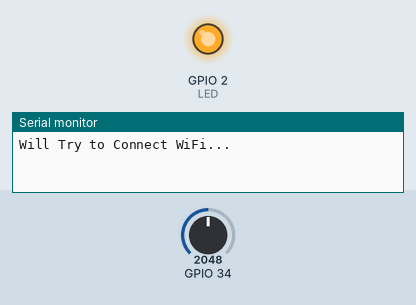
This sketch was run on a simulated ESP32. On the bench: output pins drawn as LEDs (lit = HIGH), the last lines printed to the serial monitor. The inputs (shaded band) are chosen by the test bench; at power-on: GPIO 34 = 2048 (analog values on the 0–4095 scale). WiFi joins after 1.5 s; servers stay silent unless stated; uploads are accepted with an empty reply.

Above: at 1.2 s.
At 114.4 s:
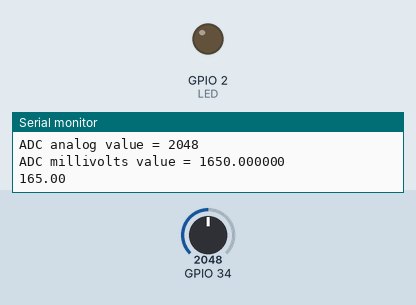
Timing chart, 0 to 115.9 s (numbered marks = the images above):
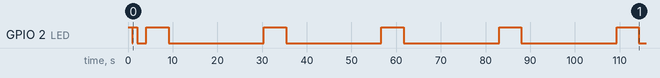

Measured:
- by itself, GPIO 2 (LED): goes LOW 0.10 s, HIGH 1.0 s, LOW 2.0 s, 4 × (HIGH 5.0 s, LOW 21.3 s), HIGH 5.0 s, then LOW

The sketch:

esp32_insert_lm355.ino
```cpp
#include <WiFi.h>
#include <HTTPClient.h>

int LED = 2;
int cnchk = 0;
String postData = "";
String tempS;


void setup() {
  Serial.begin(115200);
  pinMode (LED, OUTPUT);//Specify that LED pin is output
  digitalWrite(LED, HIGH);
  delay(1000);
  digitalWrite(LED, LOW);

  WiFi.mode(WIFI_STA);
  WiFi.disconnect();
  WiFi.begin("Mersin Universitesi", "");
  analogReadResolution(12);

}

void loop() {
    delay(100);
    cnchk = 0;
    Serial.println("Will Try to Connect WiFi...");
    while (WiFi.status() != WL_CONNECTED && cnchk < 10) {
      digitalWrite(LED, HIGH);
      delay(1000);
      Serial.println("Trying to Connect WiFi...");
      cnchk = cnchk + 1;
      digitalWrite(LED, LOW);
      delay(1000);
    }
    if (WiFi.status() != WL_CONNECTED) {
      Serial.println("Couldnt Connect to WiFi...");
    }
    if (WiFi.status() == WL_CONNECTED) {
      Serial.println("WiFi Connected");
    }

  delay(1000);
  if (WiFi.status() == WL_CONNECTED)
  {

    int adcVal = analogRead(34);
    float analogVolts = analogReadMilliVolts(34);
    float tempC = analogVolts / 10;
    Serial.printf("ADC analog value = %d\n",adcVal);
    Serial.printf("ADC millivolts value = %f\n",analogVolts);
    Serial.println(tempC, 2);
    tempS = (String)tempC;

    digitalWrite(LED, HIGH);
    delay(5000);
    digitalWrite(LED, LOW);
    delay(5000);
    postData = "https://vyamacli.com/IoT/iot_mysql_insert_temp.php?temp=" + tempS;
    Serial.println(postData);

    HTTPClient http;
    Serial.println("Client begin...");
    http.begin(postData);             //Specify request destination
    http.setConnectTimeout(30000);
    http.setTimeout(30000);

    int httpCode = http.GET();
    String payload = http.getString();    //Get the response payload
    Serial.println(httpCode);
    Serial.println(payload);
    Serial.println("Client stopped...");
    digitalWrite(LED, LOW);
    delay(15000);
  }
}
```
